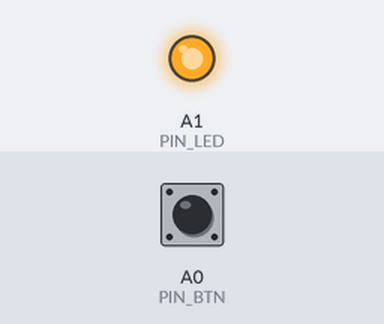
Bench run of a sketch on a simulated Arduino Uno, built with avr-gcc and run on an emulated ATmega328P. Parts: output pins drawn as LEDs (lit = HIGH). The inputs (shaded band) are chosen by the test bench; at power-on: A0 (PIN_BTN) HIGH.

Above: at 1.2 s.
1.3 s: A0 (PIN_BTN) pulled LOW for 0.15 s
At 2.1 s:
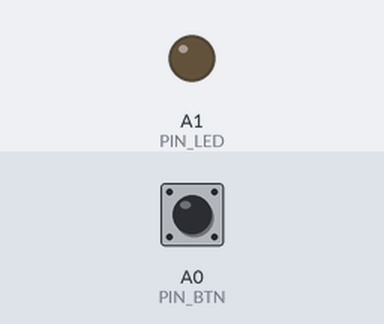
2.9 s: A0 (PIN_BTN) pulled LOW for 1 s
At 3.3 s:
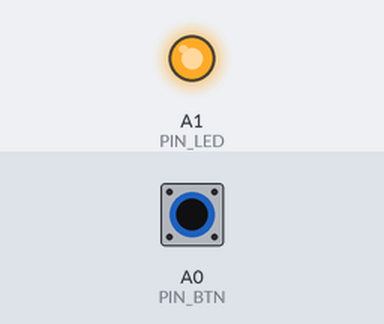
5.4 s: A0 (PIN_BTN) pulled LOW for 3.2 s
At 6.4 s:
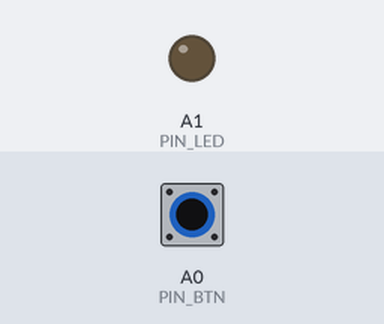
Timing chart, 0 to 8.4 s (numbered marks = the images above; inputs shaded):
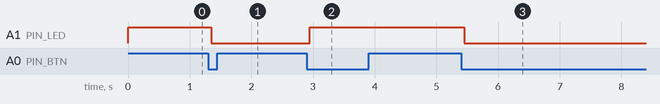

The sketch:

led-with-button.ino
```cpp
#define PIN_BTN A0
#define PIN_LED A1
int last;
int state;
unsigned long timer;
unsigned long bounceTime = 50;
int stateLed;

void setup() {
  // put your setup code here, to run once:
  Serial.begin(9600);
  pinMode(PIN_BTN, INPUT_PULLUP);
  pinMode(PIN_LED, OUTPUT);
  state = HIGH;
  last = HIGH;
  stateLed = HIGH;
  digitalWrite(PIN_LED, HIGH);
}

void loop() {
  // put your main code here, to run repeatedly:
  if ( state==digitalRead(PIN_BTN) ) {
    timer = 0;
  } else if (timer == 0){
      timer = millis();
  } else if (millis()-timer > bounceTime){
    state = !state;
  }
  if ( last==HIGH && state==LOW ) {
    switch (stateLed){
      case HIGH:
        stateLed = LOW;
        digitalWrite(PIN_LED, LOW);
        break;
      case LOW:
        stateLed = HIGH;
        digitalWrite(PIN_LED, HIGH);
        break;
    }
  }
  last = state;
}
```

Measured:
- after the input at 1.3 s, A1 (PIN_LED): HIGH → LOW after 0.05 s
- after the input at 2.9 s, A1 (PIN_LED): LOW → HIGH after 0.05 s
- after the input at 5.4 s, A1 (PIN_LED): HIGH → LOW after 0.05 s
